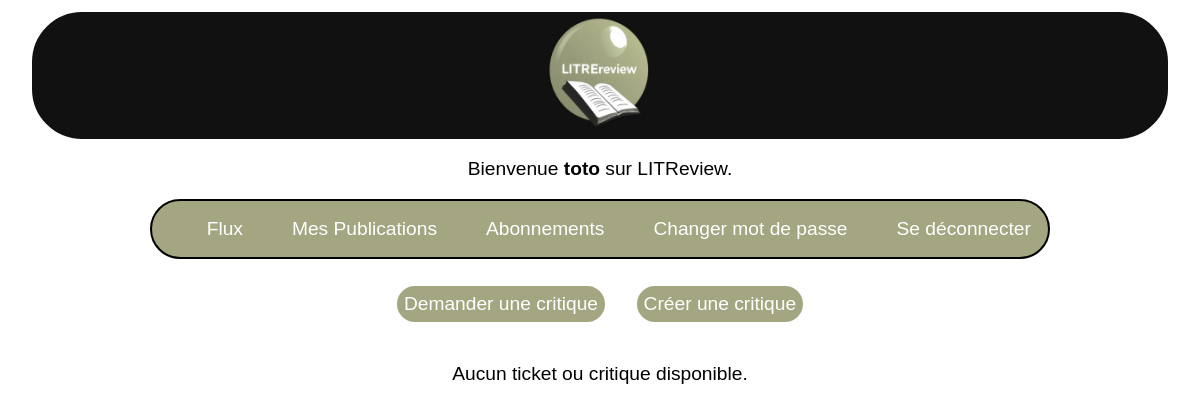
The app's page /home/ (signed in), older data.
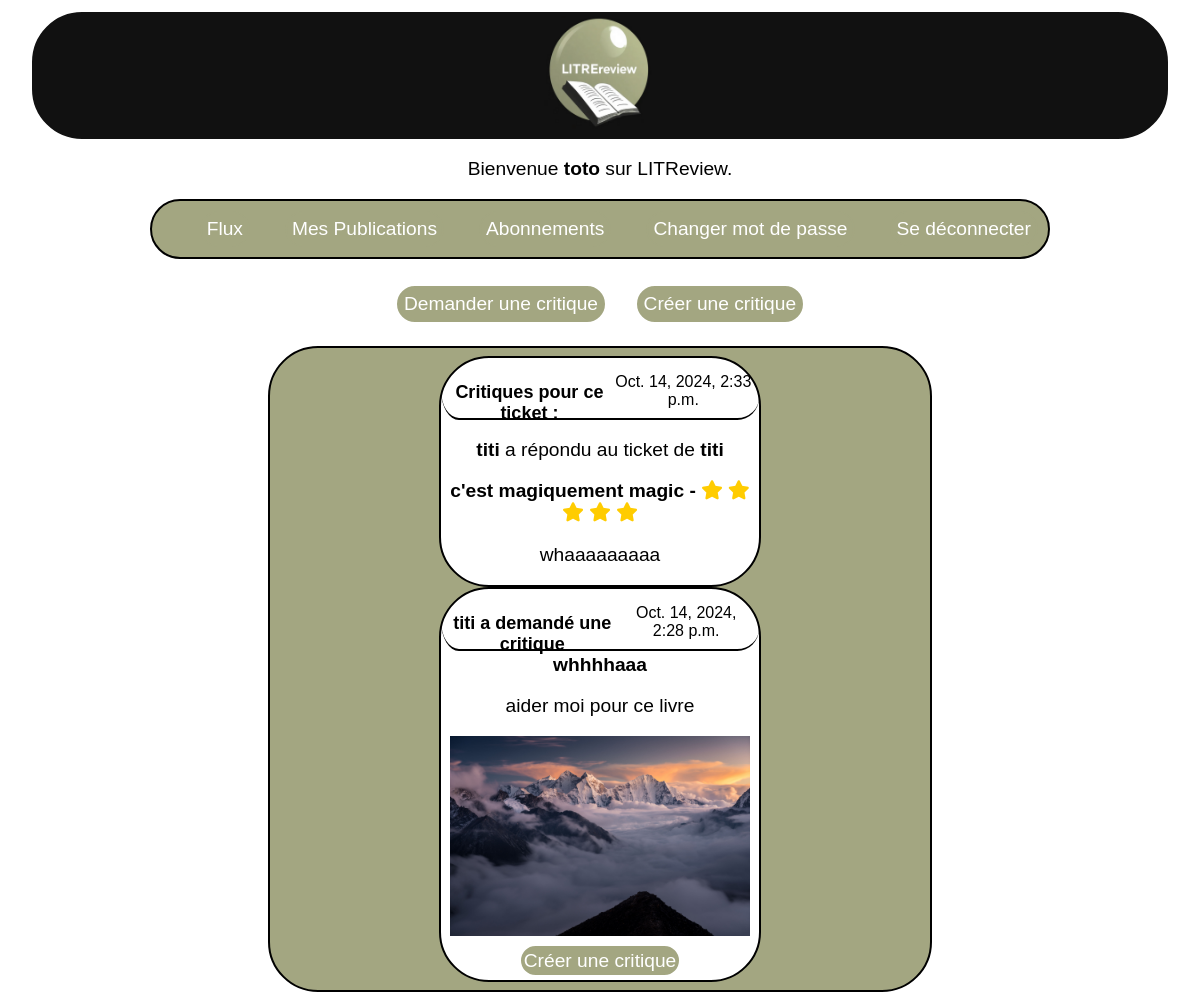
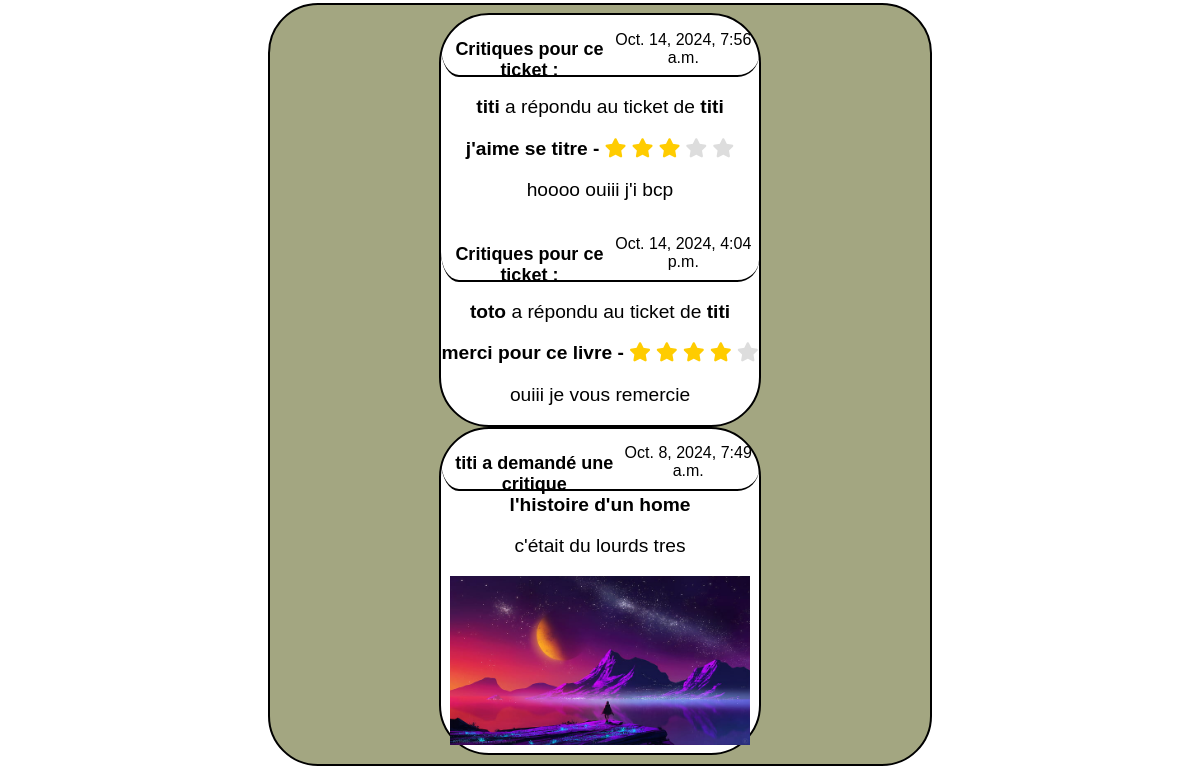
The same page, newer data (2 pictures, top to bottom).
### LitReview/models.py (models this page shows, shortened)
class Review(models.Model):
    ticket = models.ForeignKey(Ticket, on_delete=models.CASCADE)
    rating = models.PositiveSmallIntegerField(
        validators=[MinValueValidator(0), MaxValueValidator(5)]
    )
    user = models.ForeignKey(
        settings.AUTH_USER_MODEL,
        on_delete=models.CASCADE)
    headline = models.CharField(max_length=128)
    body = models.TextField(max_length=8192, blank=True)
    time_created = models.DateTimeField(auto_now_add=True)

class Ticket(models.Model):
    title = models.CharField(max_length=128)
    description = models.TextField(max_length=2048, blank=True)
    image = models.ImageField(blank=True, null=True)
    user = models.ForeignKey(
        settings.AUTH_USER_MODEL,
        on_delete=models.CASCADE)
    time_created = models.DateTimeField(auto_now_add=True)

### authentication/models.py (models this page shows)
class User(AbstractBaseUser):
    username = models.CharField(max_length=100, unique=True)
    USERNAME_FIELD = "username"
    REQUIRED_FIELDS = []
    objects = UserManager()
    def __str__(self):
        return self.username

### LitReview/views.py (the view)
# urls.py: 2. Add a URL to urlpatterns:  path('', views.home, name='home')
@login_required
def home(request):
    user = request.user
    blocked_users = BlockUser.objects.filter(user=user).values_list(
        "blocked_user", flat=True
    )
    followed_users = (
        UserFollows.objects.filter(user=user)
        .exclude(followed_user__in=blocked_users)
        .values_list("followed_user", flat=True)
    )
    followed_users = list(followed_users) + [user.id]
    tickets = (
        Ticket.objects.filter(user__in=followed_users)
        .exclude(user__in=blocked_users)
        .order_by("-time_created")
    )
    reviews = (
        Review.objects.filter(user__in=followed_users)
        .exclude(user__in=blocked_users)
        .order_by("-time_created")
    )
    combined = []
    for ticket in tickets:
        ticket_reviews = Review.objects.filter(ticket=ticket).exclude(
            user__in=blocked_users
        )
        has_user_review = ticket_reviews.filter(user=request.user).exists()
        combined.append(
            {
                "is_ticket": True,
                "ticket": ticket,
                "has_user_review": has_user_review,
                "reviews": ticket_reviews,
            }
        )
    for review in reviews:
        if not any(
            item
            for item in combined
            if item.get("is_ticket") and item["ticket"] == review.ticket
        ):
            combined.append(
                {
                    "is_review": True,
                    "review": review,
                    "ticket": review.ticket,
                }
            )
    combined.sort(
        key=lambda x: (
            x["ticket"].time_created
            if x.get("is_ticket") else x["review"].time_created
        ),
        reverse=True,
    )
    return render(request, "LitReview/home.html", {"combined": combined})

### LitReview/templates/LitReview/home.html (shortened to what this page needs)
{% extends 'base.html' %}
{% block content %}
    <div class="link_ticket_review">
       <a class="ticket_button" href="{% url 'create_ticket' %}">Demander une critique</a>
       <a class="review_button" href="{% url 'create_review' %}">Créer une critique</a>
    </div>
{% for item in combined %}
    {% if item.is_ticket %}
        <div class="ticket_and_review">
            <div class="ticket_review">
                {% if item.reviews %}
                {% for review in item.reviews %}
                <div class="date_time">
                    <h4>Critiques pour ce ticket :</h4>
                    <p class="time">{{ review.time_created }}</p>
                </div>
                <div class="answer_review">
                    <p><strong>{{ review.user }}</strong> a répondu au ticket de <strong>{{ item.ticket.user }}</strong></p>
                    <strong>{{ review.headline }} - </strong>
                    <span class="star-rating">
                        {% for i in "12345" %}
                            {% if forloop.counter <= review.rating %}
                                <i class="fas fa-star checked"></i>
                            {% else %}
                                <i class="fas fa-star"></i>
                            {% endif %}
                        {% endfor %}
                    </span>
                    <p>{{ review.body }}</p>
                </div>
                {% endfor %}
                {% else %}
                    <p>Aucune critique pour ce ticket.</p>
                {% endif %}
            </div>
            <div class="ticket">
                <div class="date_time">
                    <h4>{{ item.ticket.user }} a demandé une critique</h4>
                    <p class="time">{{ item.ticket.time_created }}</p>
                </div>
                <div class="ask_review">
                    <strong>{{ item.ticket.title }}</strong>
                    <p>{{ item.ticket.description }}</p>
                    {% if item.ticket.image %}
                        <img src="{{ item.ticket.image.url }}" alt="Image de {{ item.ticket.title }}">
                    {% endif %}
                    {% if not item.has_user_review %}
                        <br> <a class="create_review_with_ticket" href="{% url 'create_review_with_ticket' item.ticket.id %}">Créer une critique</a>
                    {% endif %}
                </div>
            </div>
        </div>
    {% endif %}
{% empty %}
    <p>Aucun ticket ou critique disponible.</p>
{% endfor %}
{% endblock %}

Row changes from the older to the newer data that the page shows:
added Ticket: ticket.user "titi", ticket.time_created "Oct. 14, 2024, 2:28 p.m.", ticket "whhhhaaa", ticket.description "aider moi pour ce livre", ticket.image (picture), shows "Créer une critique"
added Review: time_created "Oct. 14, 2024, 2:33 p.m.", user "titi", headline "c'est magiquement magic", rating 5 (drawn), body "whaaaaaaaaa"
added Ticket: ticket.user "titi", ticket.time_created "Oct. 8, 2024, 7:49 a.m.", ticket "l'histoire d'un home", ticket.description "c'était du lourds tres", ticket.image (picture)
added Review: time_created "Oct. 14, 2024, 7:56 a.m.", user "titi", headline "j'aime se titre", rating 3 (drawn), body "hoooo ouiii j'i bcp"
added Review: time_created "Oct. 14, 2024, 4:04 p.m.", user "toto", headline "merci pour ce livre", rating 4 (drawn), body "ouiii je vous remercie", shown under "titi"
Text that changed along with them:
text no longer shown: "Aucun ticket ou critique disponible."
